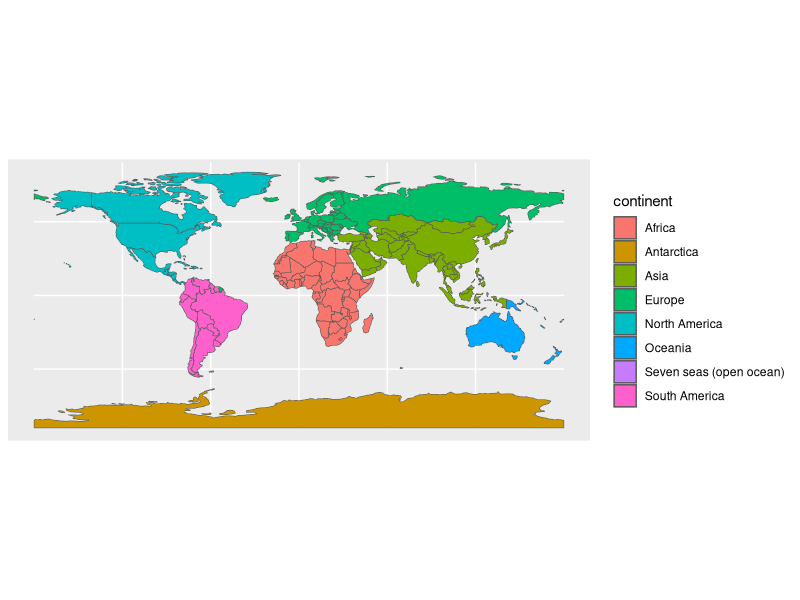
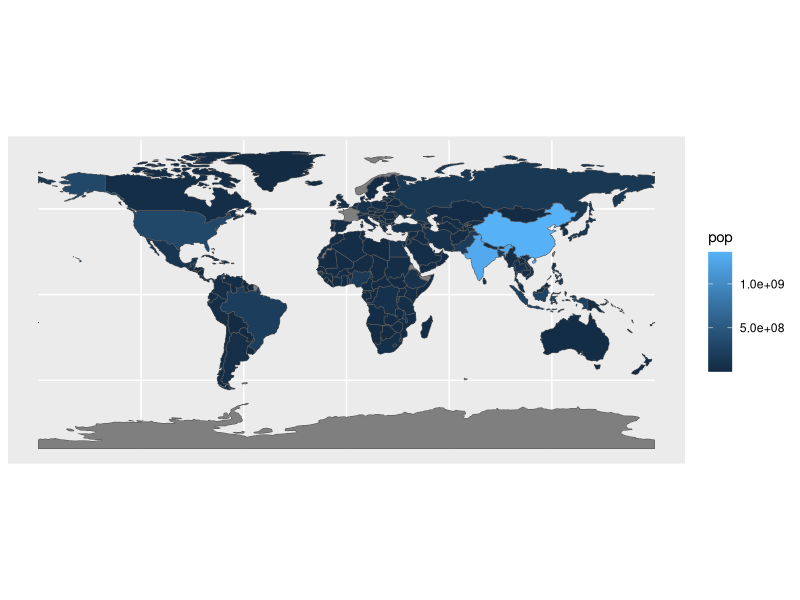
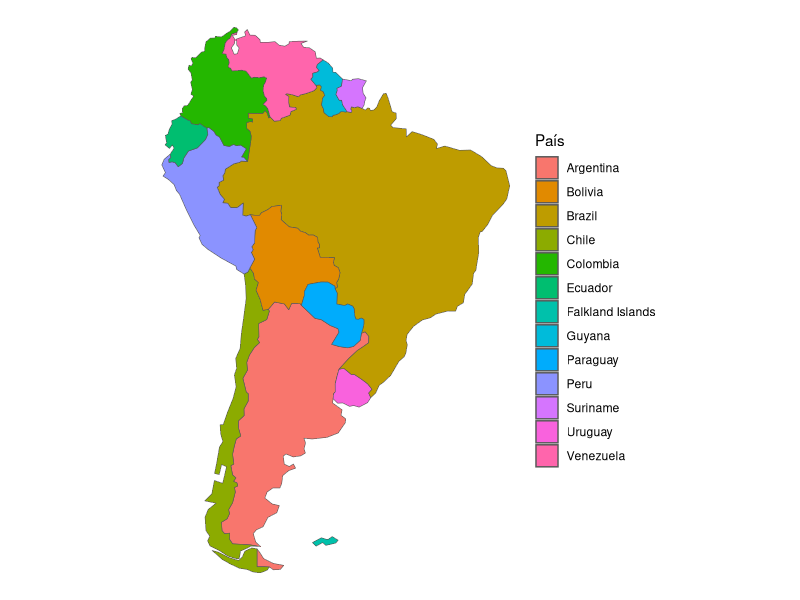

The R script that drew these images, in order:
#----------------------------------------------------------
#                  GEOPROCESSAMENTO - BICT Mar
#----------------------------------------------------------
# Docente: Fabio Cop
#
# Aula 1: Introdução e cronograma do curso
#----------------------------------------------------------

# Pacotes utilizados
library(sf)
library(spData)
library(tidyverse)

# Script
# Carregando os dados `world`.
data(world)

# Verificando a tabela de atributos das 10 primeiras linhas.
world |>
  head()

# Plotando o mapa de continentes.
ggplot(world) +
  geom_sf(aes(fill = continent))

# Plotando o mapa de tamanhos populacionais.

ggplot(world) +
  geom_sf(aes(fill = pop))

# Plotando o mapa da América do Sul.
asul <- world |> 
  filter(continent == 'South America')

asul

ggplot(asul) +
  geom_sf(aes(fill = name_long)) +
  labs(fill = 'País') +
  theme_void()
